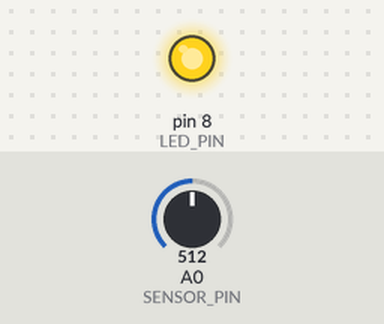
Bench run of a sketch on a simulated Arduino Uno, built with avr-gcc and run on an emulated ATmega328P. Shown: output pins drawn as LEDs (lit = HIGH). The inputs (shaded band) are chosen by the test bench; at power-on: A0 (SENSOR_PIN) = 512. What the sketch prints to the serial monitor is not drawn.

Above: at 6.2 s.
6.3 s: A0 (SENSOR_PIN) set to 531
At 7.9 s:
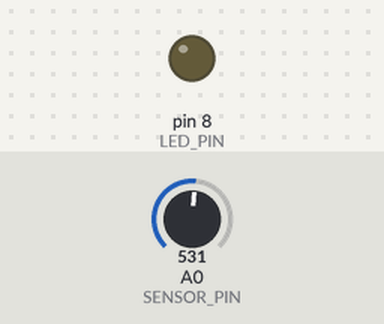
8.3 s: A0 (SENSOR_PIN) set to 511
At 9.5 s:
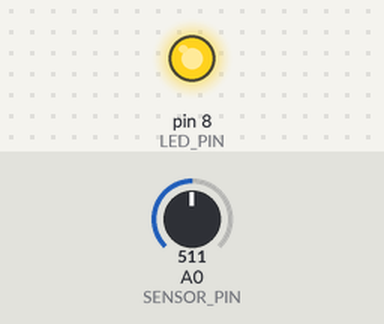
9.8 s: A0 (SENSOR_PIN) set to 716
At 10.9 s:
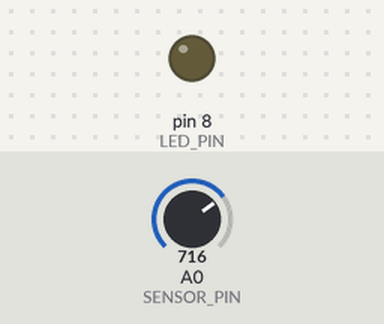
Timing chart, 0 to 12.8 s (numbered marks = the images above; inputs shaded):
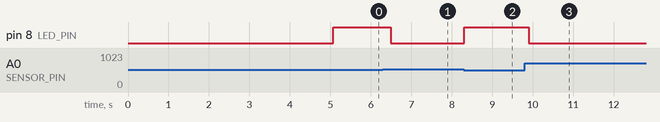

The sketch:

sketch.ino
```cpp
// Lab 6 - Exercise 1: Light sensor calibration
// Potentiometer on A0 simulates light sensor, LED on pin 8
// First 5 seconds = calibration phase
// After 5 seconds = LED turns ON when dark (below min)

#define SENSOR_PIN A0
#define LED_PIN    8

int sensorValue = 0;
int sensorMin   = 1023;  // start high so any value is lower
int sensorMax   = 0;     // start low so any value is higher

void setup() {
  pinMode(LED_PIN, OUTPUT);
  Serial.begin(9600);

  // CALIBRATION PHASE: first 5 seconds
  Serial.println("=== Calibrating... Move the sensor now! ===");
  Serial.println("You have 5 seconds...");

  while (millis() < 5000) {
    sensorValue = analogRead(SENSOR_PIN);

    if (sensorValue > sensorMax) {
      sensorMax = sensorValue;  // record highest value
    }
    if (sensorValue < sensorMin) {
      sensorMin = sensorValue;  // record lowest value
    }
  }

  // Print calibration results
  Serial.println("=== Calibration Complete! ===");
  Serial.print("Min light value: ");
  Serial.println(sensorMin);
  Serial.print("Max light value: ");
  Serial.println(sensorMax);
  Serial.println("Now monitoring... LED turns ON when dark!");
}

void loop() {
  sensorValue = analogRead(SENSOR_PIN);

  Serial.print("Current light: ");
  Serial.print(sensorValue);

  // Turn LED ON when dark (below calibrated minimum threshold)
  if (sensorValue <= sensorMin) {
    digitalWrite(LED_PIN, HIGH);
    Serial.println("  → DARK! LED ON");
  } else {
    digitalWrite(LED_PIN, LOW);
    Serial.println("  → Light OK. LED OFF");
  }

  delay(200);
}
```

Measured:
- the behaviour switches between 512 and 513 on A0 (SENSOR_PIN) (found by bisection; images 0 and 1)
- after the input at 6.3 s, pin 8 (LED_PIN): HIGH → LOW after 0.20 s
- after the input at 8.3 s, pin 8 (LED_PIN): LOW → HIGH at once
- after the input at 9.8 s, pin 8 (LED_PIN): HIGH → LOW after 0.11 s
